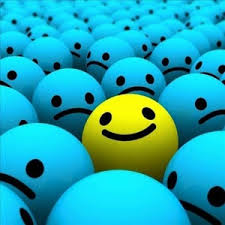
#> input picture opencv_calismalar/Changing Colospaces/images.jpg, 225 x 225 px
$ python image_changing_colorspaces.py
#> lines starting #> are read from the running program, lines starting #| are printed output that depends on the picture; after the words box and inside, x2 and y2 are one past the last pixel; in counts of white or black regions, pixels touching at a corner belong together
import cv2 as cv
import numpy as np

image = cv.imread("images.jpg")
#> image is the input picture: shape (225, 225, 3); mean B, G, R 179.1, 168.5, 32

hsv = cv.cvtColor(image,cv.COLOR_BGR2HSV)
#> hsv: shape (225, 225, 3); mean H, S, V 87.9, 234.3, 197

lower_blue = np.array([10,50,50])
upper_blue = np.array([130,255,255])

masked = cv.inRange(hsv,lower_blue,upper_blue)
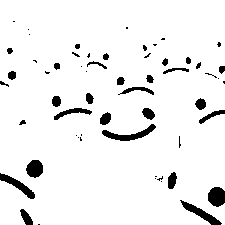
#> masked: shape (225, 225); 93.6% white; 58 black regions (28 under 20 px), largest, box (x1, y1, x2, y2) and area: (102, 124, 156, 141) 321, (180, 200, 222, 225) 292, (0, 173, 35, 199) 275

cv.imshow("Picture",image)
cv.imshow("Masked",masked)

cv.waitKey(0)
cv.destroyAllWindows()
